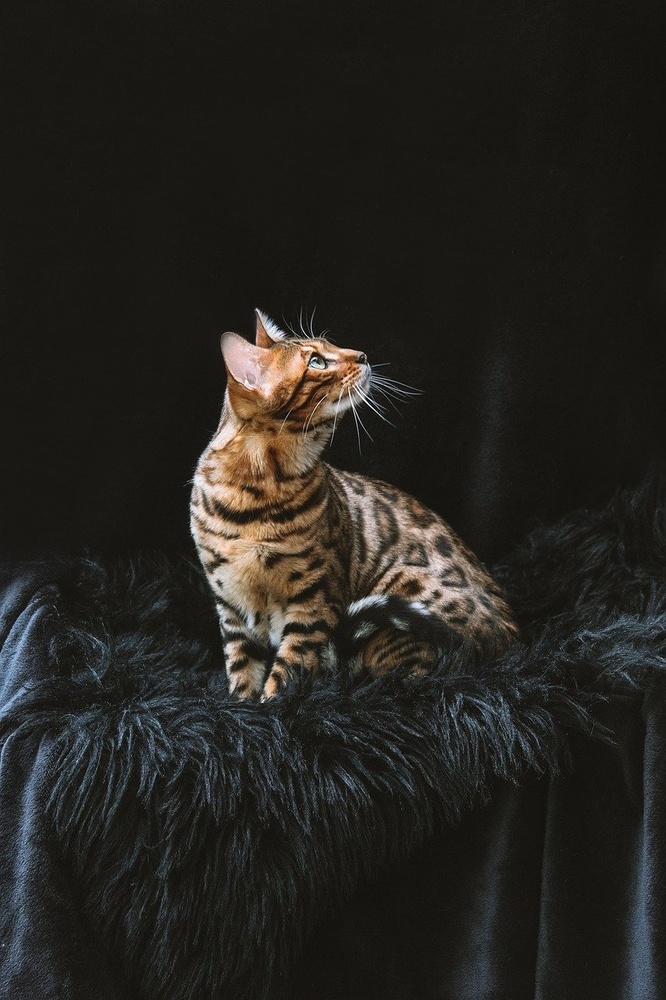
#> input picture bengal-cat-g852a4c82c_1280.jpg, 666 x 1000 px, shrunk from 853 x 1280 before the run
$ jupyter execute OpenCV_Thresholding.ipynb
#> lines starting #> are read from the running program, lines starting #| are printed output that depends on the picture; after the words box and inside, x2 and y2 are one past the last pixel; in counts of white or black regions, pixels touching at a corner belong together
[cell 1]
import numpy as np
import matplotlib.pyplot as plt
import cv2

[cell 2]
def drawImage(img,title="Image"):
    plt.imshow(img,cmap="gray")
    plt.axis("off")
    plt.title(title + str(img.shape))
    plt.show()

[cell 3]
img = cv2.imread("./bengal-cat-g852a4c82c_1280.jpg")
#> img is the input picture: shape (1000, 666, 3); mean B, G, R 32, 36.2, 38.1
drawImage(img)

[cell 4]
gray = cv2.cvtColor(img,cv2.COLOR_BGR2GRAY)
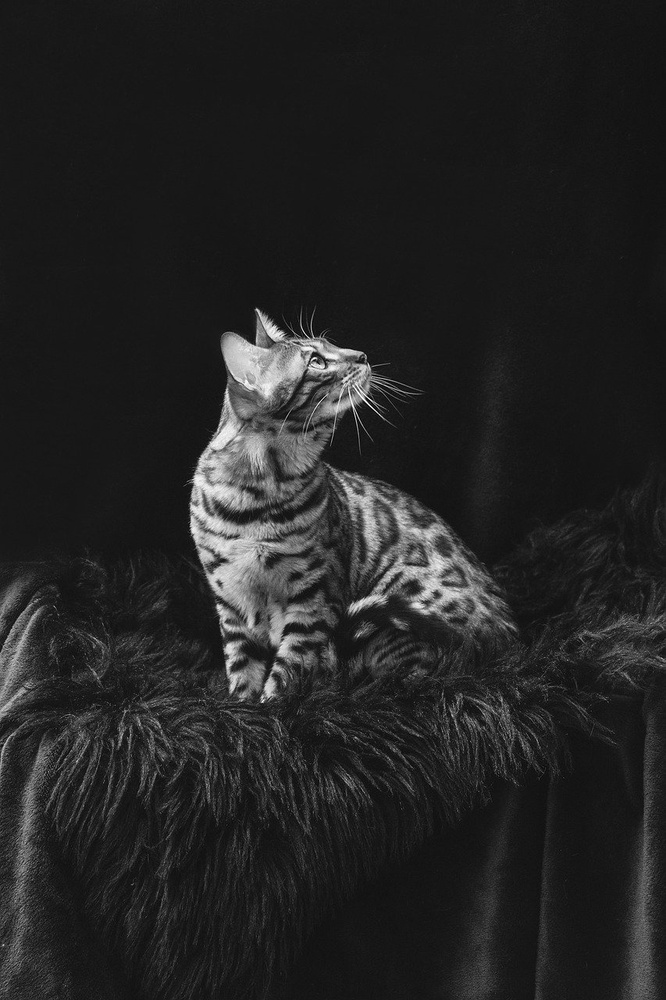
#> gray: shape (1000, 666); min 0, max 255, mean 36.4
drawImage(gray,"Gray Image")

#### Simple Thresholding

[cell 5]
threshold , thresh = cv2.threshold(gray,150,255,cv2.THRESH_BINARY)
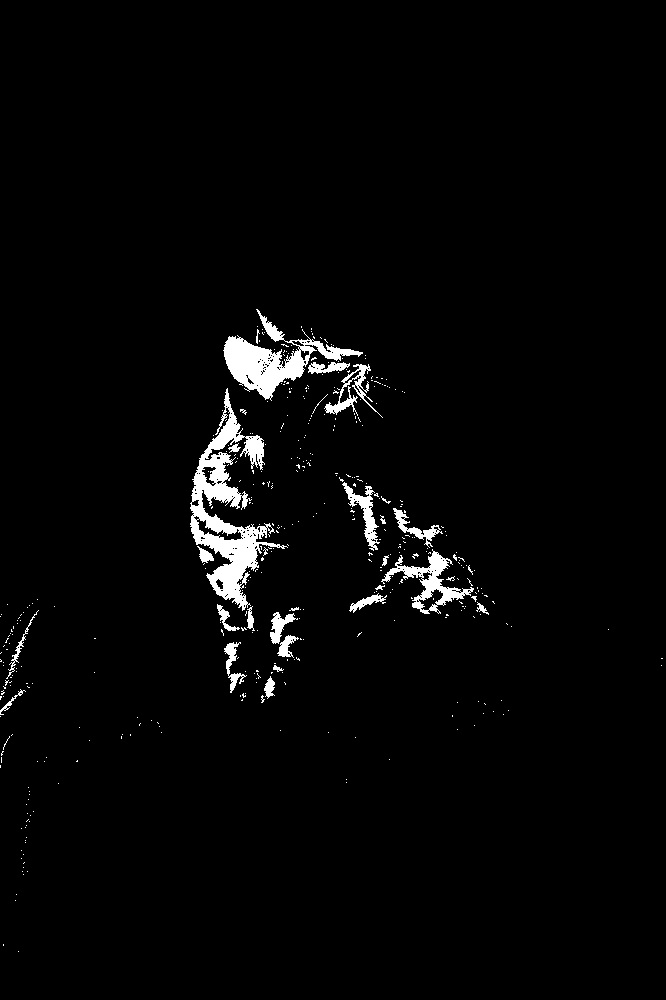
#> thresh: shape (1000, 666); 2.6% white; 412 white regions (385 under 20 px), largest, box (x1, y1, x2, y2) and area: (190, 388, 288, 611) 6273, (223, 309, 363, 401) 3693, (381, 549, 474, 614) 1577
drawImage(thresh,"Simple Thresholded")

[cell 6]
threshold , thresh = cv2.threshold(gray,150,255,cv2.THRESH_BINARY_INV)
drawImage(thresh,"Simple Thresholded Inverse")

###### Adaptive thresholding

[cell 7]
adaptive_thresholding = cv2.adaptiveThreshold(gray,255,cv2.ADAPTIVE_THRESH_GAUSSIAN_C,cv2.THRESH_BINARY_INV,11,9)
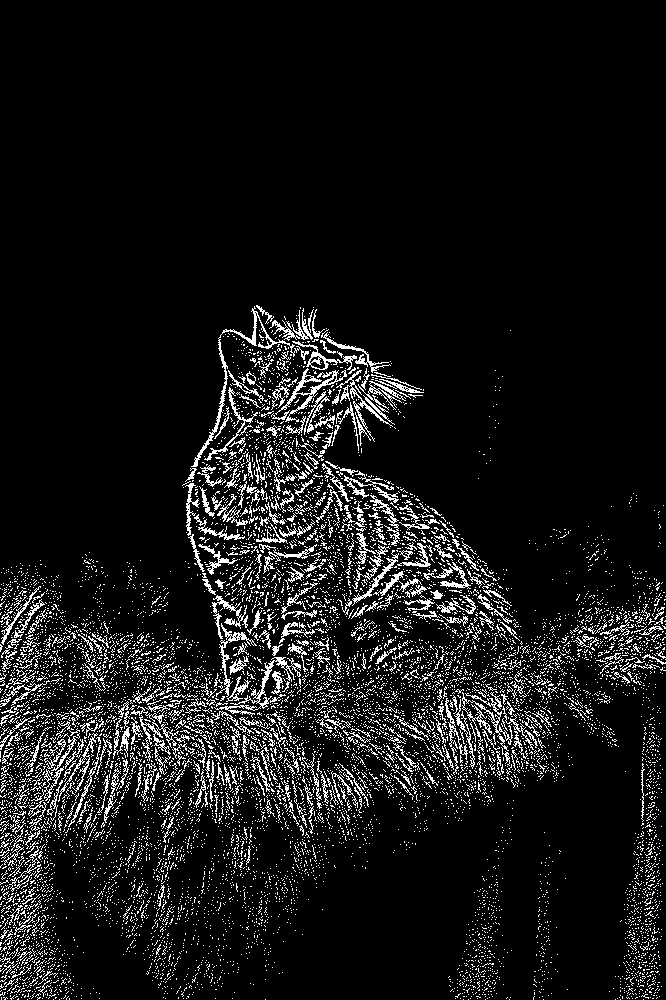
#> adaptive_thresholding: shape (1000, 666); 8.6% white in thin lines or dots, all inside (x1, y1, x2, y2) = (0, 305, 666, 1000)
drawImage(adaptive_thresholding,"Adaptive Thresholding Image")
